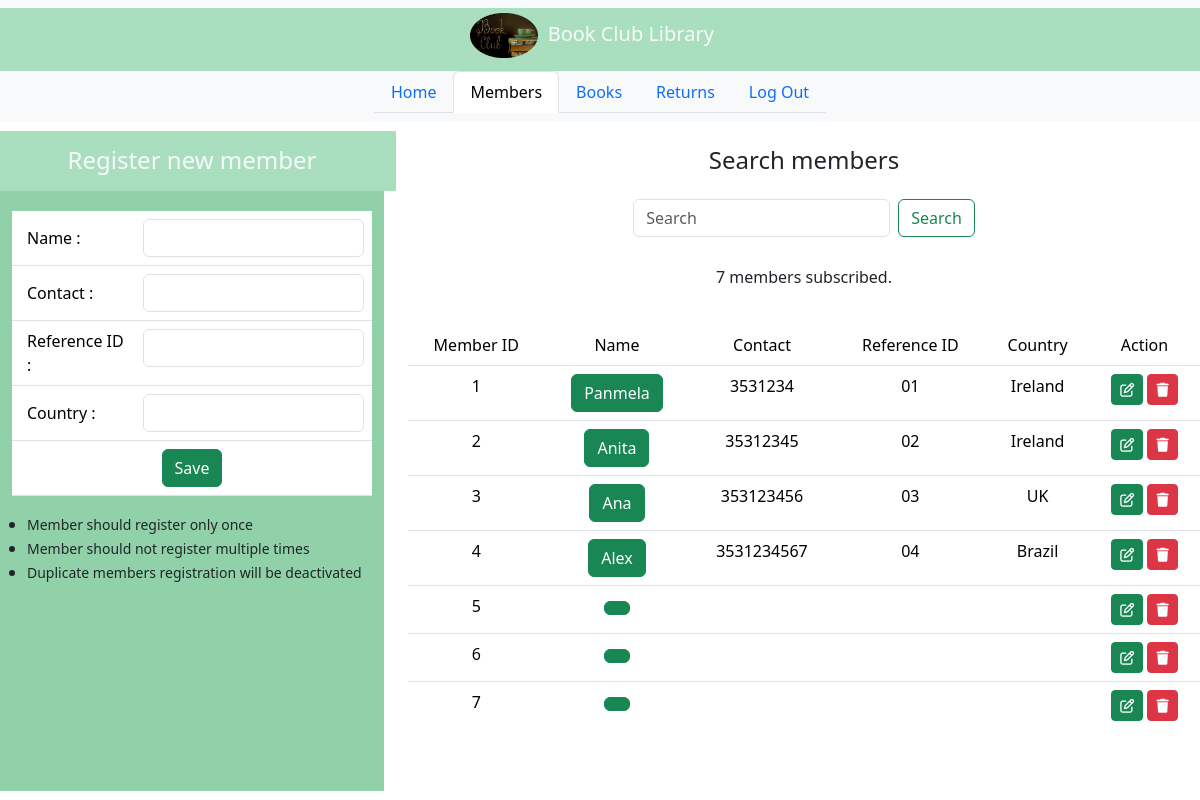
The app's page /members, older data.
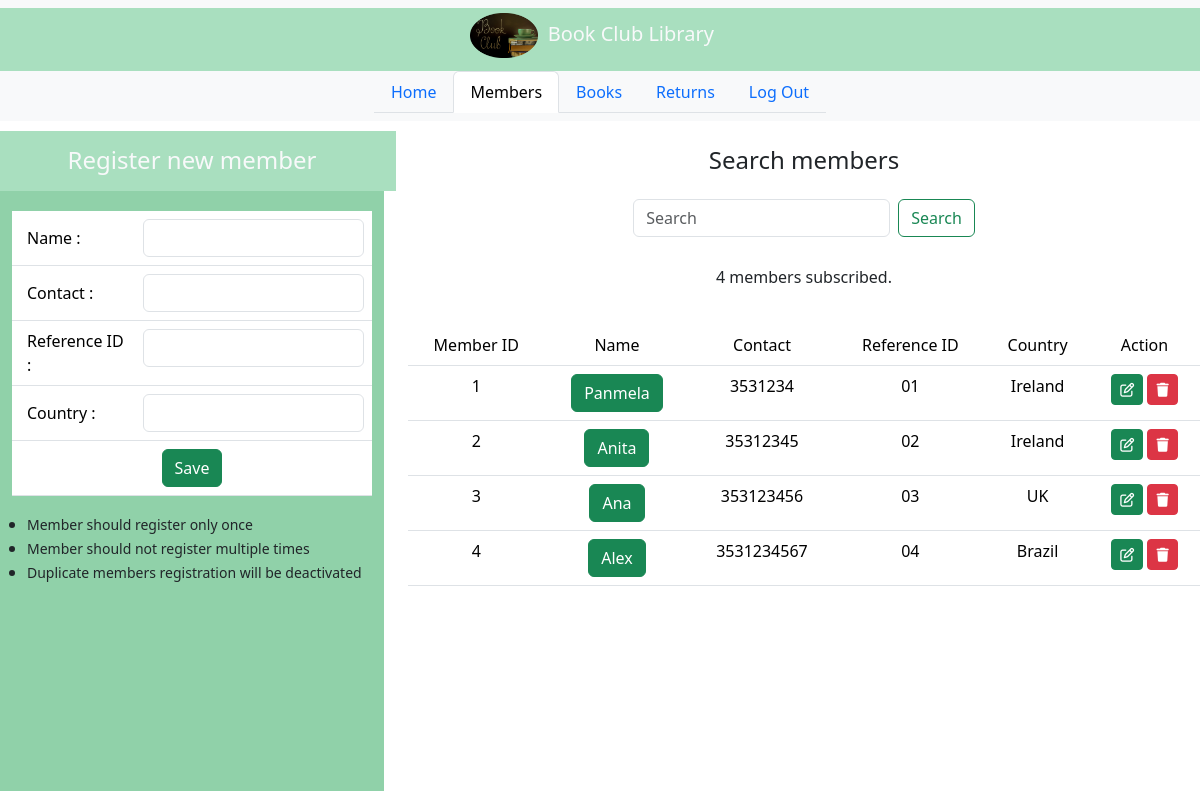
The same page, newer data.
### bis_app/models.py (models this page shows, shortened)
class member(models.Model):
    reference_id=models.CharField(max_length=200)
    member_name=models.CharField(max_length=200)
    member_contact=models.CharField(max_length=200)
    member_country=models.CharField(max_length=200)
    active=models.BooleanField(default=True)

### bis_app/views.py (the view, shortened to what this page needs)
# urls.py: path('members', members_tab),
def members_tab(request):
    if request.method=="GET":
        members = member.objects.all()
        return render(request,"members.html",
                  context={"current_tab": "members",
                           "members":members}
                ) #observe that I am calling the members.html page

### bis_app/templates/members.html (shortened to what the changed rows need)
<!DOCTYPE html>
{% extends "index.html"%}
{% load static %}
{% block main_content %}
<div class="container-flex text-center justify-content-center align-items-center" style="">
<div class="row">
    <div class="col-md-8">
        <div class="row" style="margin-top: 20px;">
            <p>{{members | length}} members subscribed.</p>
        </div>
        <div class="row" style="margin-top: 20px;">
            <div class="container" style="overflow-y:auto;height:400px">
                <table class="table table-hover">
                    <thead>
                        <tr>
                            <td>Member ID</td>
                            <td>Name</td>
                            <td>Contact</td>
                            <td>Reference ID</td>
                            <td>Country</td>
                            <td>Action</td>
                        </tr>
                    </thead>
                    <tbody>
                        {% for member in members %}
                            <tr>
                                <td>{{member.id}}</td>
                                <td>{% if member.active %}
                                        <span class="btn btn-success">{{member.member_name}}</span>
                                    {% else %}
                                        <span class="btn btn-secondary">{{member.member_name}}</span>
                                    {% endif %}
                                </td>
                                <td>{{member.member_contact}}</td>
                                <td>{{member.reference_id}}</td>
                                <td>{{member.member_country}}</td>
                                <td><a href="" data-bs-toggle="modal" data-bs-target="#updatememberModal_{{member.id}}" class="btn btn-sm btn-success"><i class="fa-regular fa-pen-to-square"></i></a>
                            <a href="" data-bs-toggle="modal" data-bs-target="#delete_member{{member_item}}" class="btn btn-sm btn-danger"><i class="fa-solid fa-trash"></i></a></td>
                            </tr>
                        {% endfor %}
                    </tbody>
                </table>
            </div>
        </div>
    </div>
</div>
</div>
{% endblock %}

Row changes from the older to the newer data that the page shows:
removed member: id "5"
removed member: id "6"
removed member: id "7"
Text that changed along with them:
{{ members | length }}: "7" → "4"
